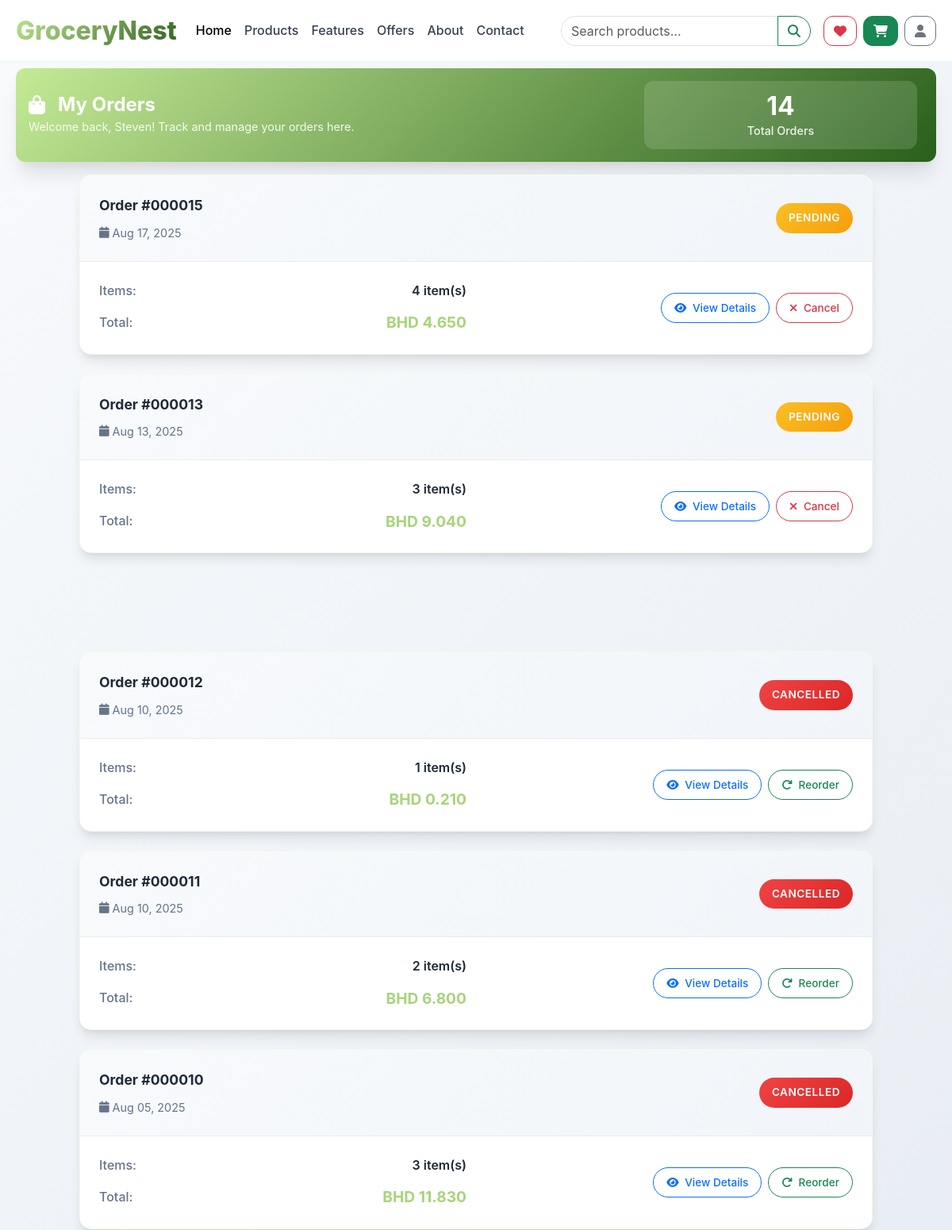
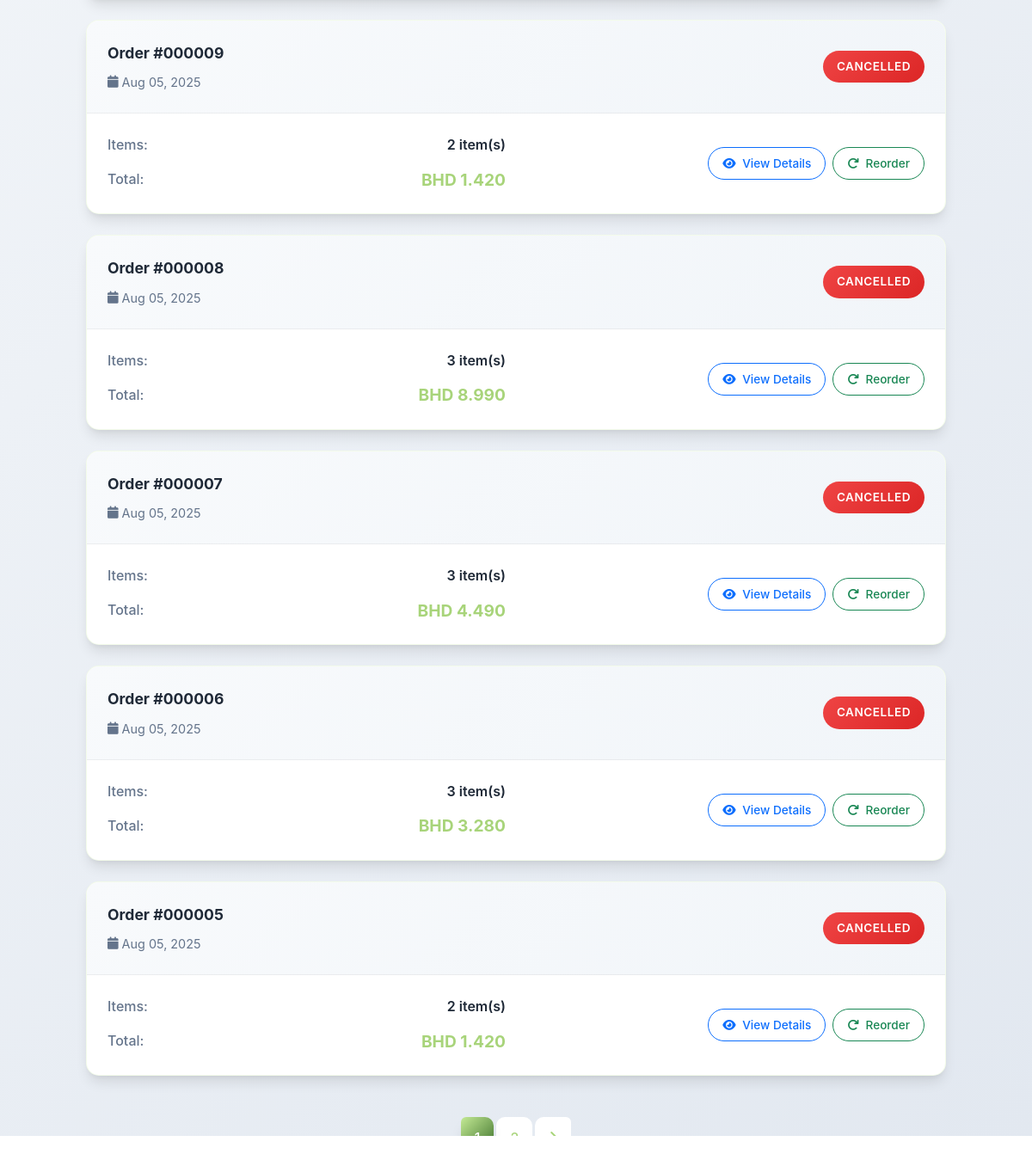
Screenshot of /orders.php (signed in) with the database file from the repository (2 pictures, top to bottom).
### tables this page shows
CREATE TABLE `customer` (
  `id` int(11) NOT NULL,
  `Fname` varchar(100) NOT NULL,
  `Lname` varchar(100) NOT NULL,
  `Mobile` varchar(20) DEFAULT NULL,
  `Building` varchar(255) DEFAULT NULL,
  `Block` varchar(100) DEFAULT NULL,
  `UID` int(11) NOT NULL,
  `Profile_pic` varchar(255) DEFAULT 'default.jpg',
  `created_at` datetime DEFAULT current_timestamp()
);

CREATE TABLE `orders` (
  `id` int(11) NOT NULL,
  `user_id` int(11) NOT NULL,
  `subtotal` decimal(10,2) NOT NULL,
  `tax_amount` decimal(10,2) NOT NULL,
  `total` decimal(10,2) NOT NULL,
  `status` varchar(50) DEFAULT 'pending',
  `shipping_address` text DEFAULT NULL,
  `payment_method` varchar(50) DEFAULT NULL,
  `created_at` datetime DEFAULT current_timestamp()
);

### orders.php (the view, shortened to what this page needs)
<?php
require_once 'project_connection.php';
$userId = $_SESSION['userId'];
$page = intval($_GET['page'] ?? 1);
$per_page = 10;
$offset = ($page - 1) * $per_page;
$stmt = $conn->prepare("SELECT COUNT(*) FROM orders WHERE user_id = ?");
$stmt->execute([$userId]);
$total_orders = $stmt->fetchColumn();
$total_pages = ceil($total_orders / $per_page);
$stmt = $conn->prepare("
    SELECT o.*, COUNT(oi.id) as item_count
    FROM orders o
    LEFT JOIN order_items oi ON o.id = oi.order_id
    WHERE o.user_id = ?
    GROUP BY o.id
    ORDER BY o.created_at DESC
    LIMIT ? OFFSET ?
");
$stmt->execute([$userId, $per_page, $offset]);
$orders = $stmt->fetchAll(PDO::FETCH_ASSOC);
$stmt = $conn->prepare("SELECT u.Username, c.Fname, c.Lname FROM user u LEFT JOIN customer c ON u.id = c.UID WHERE u.id = ?");
$stmt->execute([$userId]);
$user_info = $stmt->fetch(PDO::FETCH_ASSOC);
?>
<!DOCTYPE html>
<html lang="en">
<head>
    <link href="https://cdn.jsdelivr.net/npm/bootstrap@5.3.0/dist/css/bootstrap.min.css" rel="stylesheet">
    <link rel="stylesheet" href="https://cdnjs.cloudflare.com/ajax/libs/font-awesome/6.4.0/css/all.min.css">
    <link href="https://unpkg.com/aos@2.3.1/dist/aos.css" rel="stylesheet">
    <link rel="stylesheet" href="css/index.css">
    <link rel="stylesheet" href="css/navbar.css">
    <link rel="stylesheet" href="css/orders.css">
</head>
<body>
    <?php include 'navbar.php'; ?>
    <div class="orders-container">
        <div class="container py-4">
            <div class="orders-header" data-aos="fade-up">
                <div class="row align-items-center">
                    <div class="col-md-8">
                        <h1 class="orders-title">
                            <i class="fas fa-shopping-bag me-3"></i>
                            My Orders
                        </h1>
                        <p class="orders-subtitle">
                            Welcome back, <?php echo htmlspecialchars($user_info['Fname'] ?? $user_info['Username']); ?>!
                            Track and manage your orders here.
                        </p>
                    </div>
                    <div class="col-md-4 text-end">
                        <div class="orders-stats">
                            <div class="stat-item">
                                <span class="stat-number"><?php echo $total_orders; ?></span>
                                <span class="stat-label">Total Orders</span>
                            </div>
                        </div>
                    </div>
                </div>
            </div>
            <div class="orders-list" data-aos="fade-up" data-aos-delay="200">
                <?php if (empty($orders)): ?>
                    <div class="empty-orders">
                        <div class="empty-icon">
                            <i class="fas fa-shopping-cart"></i>
                        </div>
                        <h3>No Orders Yet</h3>
                        <p>You haven't placed any orders yet. Start shopping to see your orders here!</p>
                        <a href="products.php" class="btn btn-primary btn-lg">
                            <i class="fas fa-shopping-bag me-2"></i>
                            Start Shopping
                        </a>
                    </div>
                <?php else: ?>
                    <?php foreach ($orders as $order): ?>
                        <div class="order-card" data-aos="fade-up" data-aos-delay="100">
                            <div class="order-header">
                                <div class="order-info">
                                    <div class="order-id">
                                        <strong>Order #<?php echo str_pad($order['id'], 6, '0', STR_PAD_LEFT); ?></strong>
                                    </div>
                                    <div class="order-date">
                                        <i class="fas fa-calendar me-1"></i>
                                        <?php echo date('M d, Y', strtotime($order['created_at'])); ?>
                                    </div>
                                </div>
                                <div class="order-status">
                                    <span class="status-badge status-<?php echo $order['status']; ?>">
                                        <?php echo ucfirst($order['status']); ?>
                                    </span>
                                </div>
                            </div>
                            <div class="order-body">
                                <div class="row align-items-center">
                                    <div class="col-md-6">
                                        <div class="order-details">
                                            <div class="detail-item">
                                                <span class="detail-label">Items:</span>
                                                <span class="detail-value"><?php echo $order['item_count']; ?> item(s)</span>
                                            </div>
                                            <div class="detail-item">
                                                <span class="detail-label">Total:</span>
                                                <span class="detail-value total-amount">BHD <?php echo number_format($order['total'], 3); ?></span>
                                            </div>
                                        </div>
                                    </div>
                                    <div class="col-md-6">
                                        <div class="order-actions">
                                            <button class="btn btn-outline-primary btn-sm" onclick="viewOrderDetails(<?php echo $order['id']; ?>)">
                                                <i class="fas fa-eye me-1"></i>
                                                View Details
                                            </button>
                                            <?php if ($order['status'] === 'pending'): ?>
                                                <button class="btn btn-outline-danger btn-sm" onclick="cancelOrder(<?php echo $order['id']; ?>)">
                                                    <i class="fas fa-times me-1"></i>
                                                    Cancel
                                                </button>
                                            <?php endif; ?>
                                            <?php if (in_array($order['status'], ['delivered', 'cancelled'])): ?>
                                                <button class="btn btn-outline-success btn-sm" onclick="reorderItems(<?php echo $order['id']; ?>)">
                                                    <i class="fas fa-redo me-1"></i>
                                                    Reorder
                                                </button>
                                            <?php endif; ?>
                                        </div>
                                    </div>
                                </div>
                            </div>
                        </div>
                    <?php endforeach; ?>
                    <?php if ($total_pages > 1): ?>
                        <div class="pagination-container" data-aos="fade-up">
                            <nav aria-label="Orders pagination">
                                <ul class="pagination justify-content-center">
                                    <?php for ($i = max(1, $page - 2); $i <= min($total_pages, $page + 2); $i++): ?>
                                        <li class="page-item <?php echo $i === $page ? 'active' : ''; ?>">
                                            <a class="page-link" href="?page=<?php echo $i; ?>"><?php echo $i; ?></a>
                                        </li>
                                    <?php endfor; ?>
                                    <?php if ($page < $total_pages): ?>
                                        <li class="page-item">
                                            <a class="page-link" href="?page=<?php echo $page + 1; ?>">
                                                <i class="fas fa-chevron-right"></i>
                                            </a>
                                        </li>
                                    <?php endif; ?>
                                </ul>
                            </nav>
                        </div>
                    <?php endif; ?>
                <?php endif; ?>
            </div>
        </div>
    </div>
</body>
</html>

### css/index.css (style rules this page uses)
:root { --primary: #c4ea95; --primary-dark: #a8d47a; --primary-light: #d9fdd3; --secondary: #f59e0b; --dark: #1f2937; --light: #f8fafc; --accent: #8b5cf6; --gradient-primary: linear-gradient(135deg, #c4ea95 0%, #295f1b 100%); --gradient-secondary: linear-gradient(135deg, #f59e0b 0%, #d97706 100%); --gradient-accent: linear-gradient(135deg, #8b5cf6 0%, #7c3aed 100%); --shadow-soft: 0 4px 6px -1px rgba(0, 0, 0, 0.1), 0 2px 4px -1px rgba(0, 0, 0, 0.06); --shadow-medium: 0 10px 15px -3px rgba(0, 0, 0, 0.1), 0 4px 6px -2px rgba(0, 0, 0, 0.05); --shadow-large: 0 20px 25px -5px rgba(0, 0, 0, 0.1), 0 10px 10px -5px rgba(0, 0, 0, 0.04); }
* { margin: 0; padding: 0; box-sizing: border-box; }
html, body { margin: 0; padding: 0; width: 100%; overflow-x: hidden; }
body { font-family: 'Inter', -apple-system, BlinkMacSystemFont, 'Segoe UI', Roboto, sans-serif; background: white; line-height: 1.6; scroll-behavior: smooth; margin: 0; padding: 0; }
.container { max-width: 100%; width: 100%; padding-left: 20px; padding-right: 20px; margin: 0; }
.btn { border-radius: 12px; font-weight: 600; transition: all 0.3s ease; position: relative; overflow: hidden; }
.stat-item { text-align: center; padding: 2rem; }
.stat-number { font-size: 3rem; font-weight: 800; display: block; margin-bottom: 0.5rem; }
.stat-label { font-size: 1.1rem; opacity: 0.9; }

### css/navbar.css (style rules this page uses)
[data-aos^=fade][data-aos^=fade] { opacity: 1; }

### css/products.css (style rules this page uses)
:root { --primary-green: #10b981; --light-green: #dcfce7; --dark-text: #374151; --muted-text: #6b7280; --border-color: #e5e7eb; }
body { font-family: -apple-system, BlinkMacSystemFont, 'Segoe UI', Roboto, sans-serif; background-color: white; -webkit-overflow-scrolling: touch; scroll-behavior: smooth; }
* { box-sizing: border-box; }

### rows the page displays
customer: Fname "Steven"
orders: id "000015", created_at "Aug 17, 2025", status "PENDING", item_count "4", total "4.650"
orders: id "000013", created_at "Aug 13, 2025", status "PENDING", item_count "3", total "9.040"
orders: id "000012", created_at "Aug 10, 2025", status "CANCELLED", item_count "1", total "0.210"
orders: id "000011", created_at "Aug 10, 2025", status "CANCELLED", item_count "2", total "6.800"
orders: id "000010", created_at "Aug 05, 2025", status "CANCELLED", item_count "3", total "11.830"
orders: id "000009", created_at "Aug 05, 2025", status "CANCELLED", item_count "2", total "1.420"
orders: id "000008", created_at "Aug 05, 2025", status "CANCELLED", item_count "3", total "8.990"
orders: id "000007", created_at "Aug 05, 2025", status "CANCELLED", item_count "3", total "4.490"
orders: id "000006", created_at "Aug 05, 2025", status "CANCELLED", item_count "3", total "3.280"
orders: id "000005", created_at "Aug 05, 2025", status "CANCELLED", item_count "2", total "1.420"

### other values shown
$total_orders "14"
